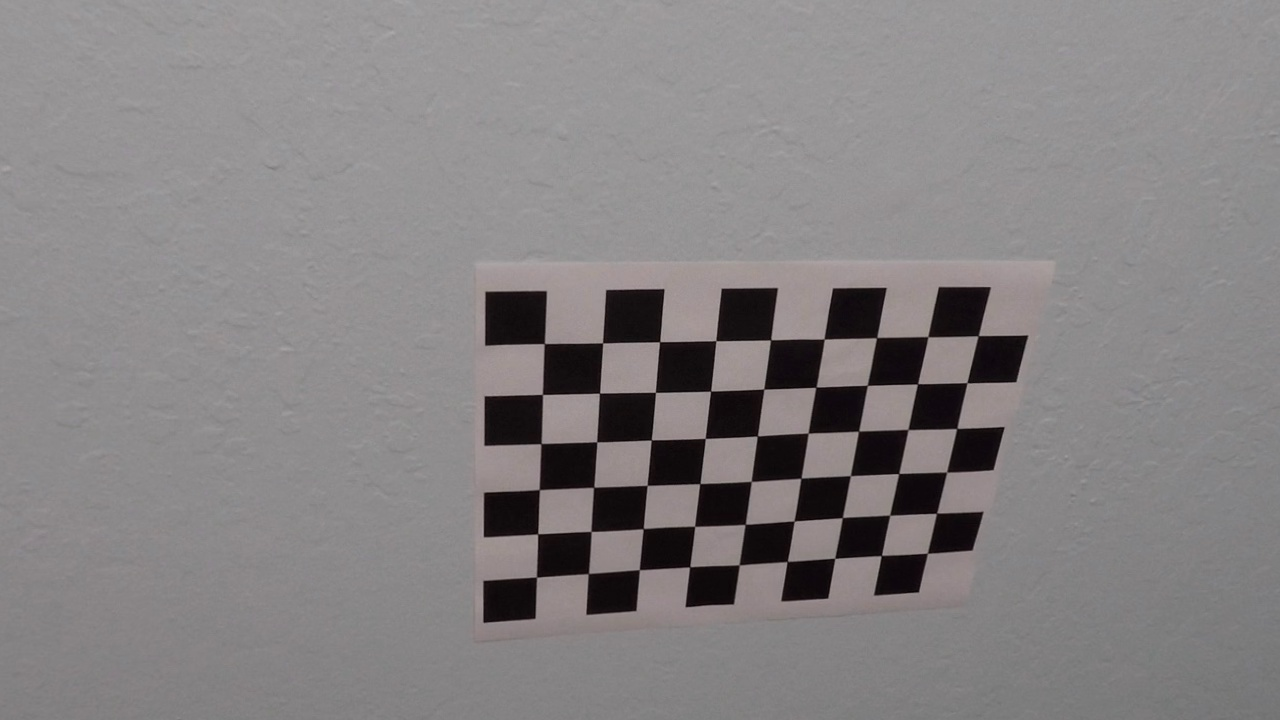
#> input picture camera_cal/undist/calibration10_dst.jpg, 1280 x 720 px, given in place of test1.jpg, which was not available
$ jupyter execute --allow-errors Advanced_Lane_Finding.ipynb   (shell and % lines are left out)   (older library calls are emulated)   (text cells are left out)
#> lines starting #> are read from the running program, lines starting #| are printed output that depends on the picture; after the words box and inside, x2 and y2 are one past the last pixel; in counts of white or black regions, pixels touching at a corner belong together; pictures that were not available may be replaced by others from this repository, and a replacement may not be noted
[cell 1]
import numpy as np
import cv2
import matplotlib.pyplot as plt
import matplotlib.image as mpimg
import glob
import pickle
from moviepy.editor import VideoFileClip

[cell 2]
# prepare object points
nx = 9 # enter the number of inside corners in x
ny = 6 # enter the number of inside corners in y

# Make a list of calibration images
# fname = 'camera_cal/calibration1.jpg'
# img = cv2.imread(fname)
# img = mpimg.imread(fname)
images = glob.glob('../camera_cal/calibration*.jpg')

# arrays to store object points and image points from all the images
imgpoints = [] # 2D points in image plane
objpoints = [] # 3D points in real world place

# prepare object points
objp = np.zeros((6*9,3),np.float32)
objp[:,:2] = np.mgrid[0:9,0:6].T.reshape(-1,2) # x,y coordinates

for fname in images:

    img = mpimg.imread(fname)

    # convert to grayscale
    gray = cv2.cvtColor(img,cv2.COLOR_RGB2GRAY)

    # find the chessboard corners
    ret, corners = cv2.findChessboardCorners(gray,(nx,ny),None)

    # if corners are found, add object points, image points
    if ret == True:
        imgpoints.append(corners)
        objpoints.append(objp)

        # draw and display the corners
        img = cv2.drawChessboardCorners(img,(nx,ny),corners, ret)

#> (the rest of this cell did not finish here and is left out)

[cell 3]
# apply undistortion on test image
for fname in images:
    img = mpimg.imread(fname)

    dst = cv2.undistort(img,mtx,dist,None,mtx)
    dst_name = '../camera_cal/undist/' + fname.split('.jpg')[0].split('/')[-1] + '_dst.jpg'
    cv2.imwrite(dst_name,dst)

# [5 lines of commented-out code are left out]

[cell 4]
# Save the camera calibration result for later use (we won't worry about rvecs / tvecs)
dist_pickle = {}
#> (the rest of this cell did not finish here and is left out)

[cell 5]
dist_pickle = pickle.load( open( "../camera_cal/cal_dist_pickle.p", "rb" ) )
#> (reads camera_cal/cal_dist_pickle.p from the repository)
mtx = dist_pickle["mtx"]
dist = dist_pickle["dist"]

[cell 6]
img = mpimg.imread('../test_images/test1.jpg')
#> img is the input picture: shape (720, 1280, 3); mean R, G, B 133.1, 129.7, 130.6
undist = cv2.undistort(img, mtx, dist, None, mtx)

f, (ax1, ax2) = plt.subplots(1, 2, figsize=(24, 9))
f.tight_layout()
ax1.imshow(img)
ax1.set_title('Original Image', fontsize=50)
ax2.imshow(undist)
ax2.set_title('Undistorted and Warped Image', fontsize=50)
plt.subplots_adjust(left=0., right=1, top=0.9, bottom=0.)


plt.savefig('../output_images/road_undist.png')

[cell 7]
def abs_sobel_thresh(img, orient='x', sobel_kernel=3, thresh=(0, 255)):
    # Convert to grayscale
    gray = cv2.cvtColor(img, cv2.COLOR_RGB2GRAY)
    # Apply x or y gradient with the OpenCV Sobel() function
    # and take the absolute value
    if orient == 'x':
        abs_sobel = np.absolute(cv2.Sobel(gray, cv2.CV_64F, 1, 0, ksize = sobel_kernel))
    if orient == 'y':
        abs_sobel = np.absolute(cv2.Sobel(gray, cv2.CV_64F, 0, 1, ksize = sobel_kernel))
    # Rescale back to 8 bit integer
    scaled_sobel = np.uint8(255*abs_sobel/np.max(abs_sobel))
    # Create a copy and apply the threshold
    grad_binary = np.zeros_like(scaled_sobel)
    # Here I'm using inclusive (>=, <=) thresholds, but exclusive is ok too
    grad_binary[(scaled_sobel >= thresh[0]) & (scaled_sobel <= thresh[1])] = 1
    return grad_binary

# [15 lines left out: function mag_thresh, not called in this run]

def dir_threshold(image, sobel_kernel=3, thresh=(0, np.pi/2)):
    # Grayscale
    gray = cv2.cvtColor(img, cv2.COLOR_RGB2GRAY)
    # Calculate the x and y gradients
    sobelx = cv2.Sobel(gray, cv2.CV_64F, 1, 0, ksize=sobel_kernel)
    sobely = cv2.Sobel(gray, cv2.CV_64F, 0, 1, ksize=sobel_kernel)
    # Take the absolute value of the gradient direction,
    # apply a threshold, and create a binary image result
    absgraddir = np.arctan2(np.absolute(sobely), np.absolute(sobelx))
    dir_binary =  np.zeros_like(absgraddir)
    dir_binary[(absgraddir >= thresh[0]) & (absgraddir <= thresh[1])] = 1
    return dir_binary

[cell 8]
# pipeline for thresholding
def pipeline(img):

    img = np.copy(img)

    # apply gradient threshold on the horizontal gradient
    sx_binary = abs_sobel_thresh(img, orient='x', sobel_kernel=3, thresh=(10, 200))

    # apply gradient direction threshold
    dir_binary = dir_threshold(img, sobel_kernel=15, thresh=(np.pi/6, np.pi/2))

    # combine gradient and direction thresholds.
    combined_condition = ((sx_binary == 1) & (dir_binary == 1))

    # R & G thresholds to detect yellow lanes
    color_threshold = 150
    R = img[:,:,0]
    G = img[:,:,1]
    r_g_condition = (R > color_threshold) & (G > color_threshold)

    # Convert to HSV color space
    hsv = cv2.cvtColor(img, cv2.COLOR_RGB2HLS).astype(np.float)
    l_channel = hsv[:,:,1]
    s_channel = hsv[:,:,2]

    # S channel thresholding
    s_thresh = (100, 255)
    s_condition = (s_channel > s_thresh[0]) & (s_channel <= s_thresh[1])

    # L channel thresholding to avoid pixels which have shadows
    l_thresh = (120, 255)
    l_condition = (l_channel > l_thresh[0]) & (l_channel <= l_thresh[1])


    # combine all the thresholds
    combined_binary = np.zeros_like(R)
    combined_binary[(r_g_condition & l_condition) & (s_condition | combined_condition)] = 1

    return combined_binary

[cell 9]
image = mpimg.imread('../test_images/test3.jpg')
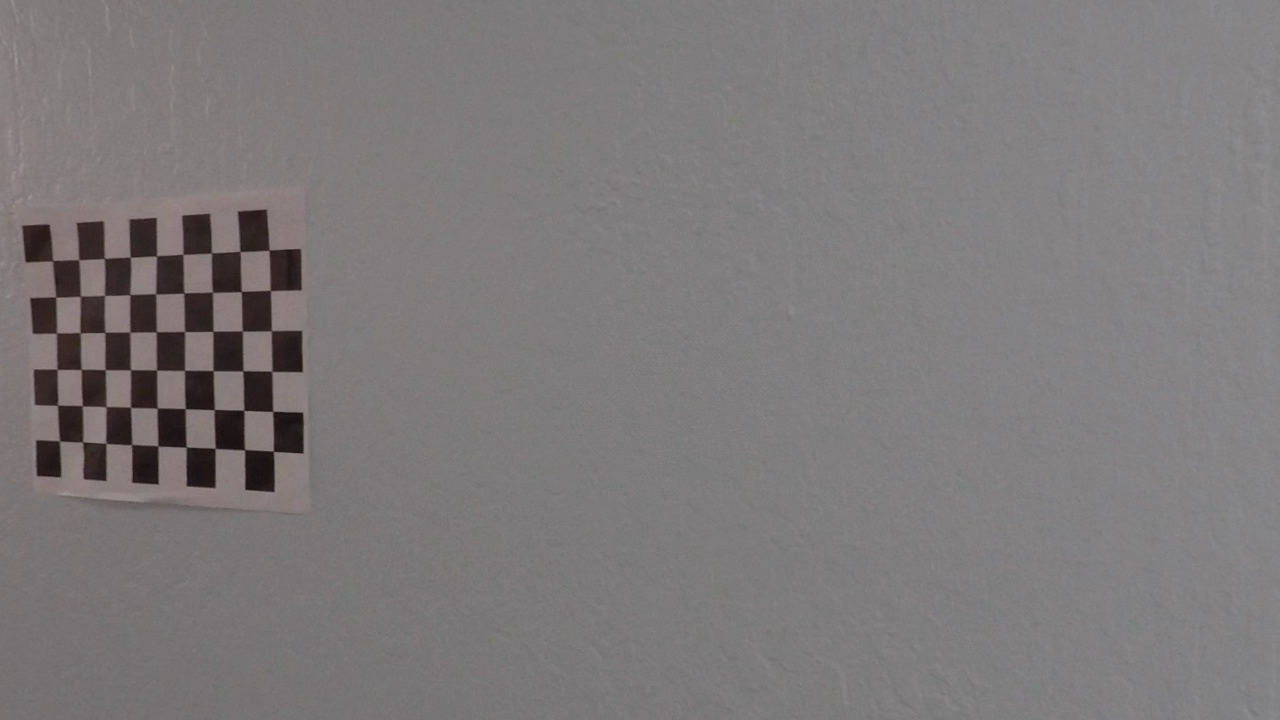
#> input picture camera_cal/undist/calibration11_dst.jpg, 1280 x 720 px, given in place of test3.jpg, which was not available
#> image is the input picture: shape (720, 1280, 3); mean R, G, B 124.5, 121.3, 122

undist = cv2.undistort(image, mtx, dist, None, mtx)

combined_binary = pipeline(undist)
#> in pipeline, `sx_binary = abs_sobel_thresh(img, orient='x', sobel_kernel=3, thresh=(..`:
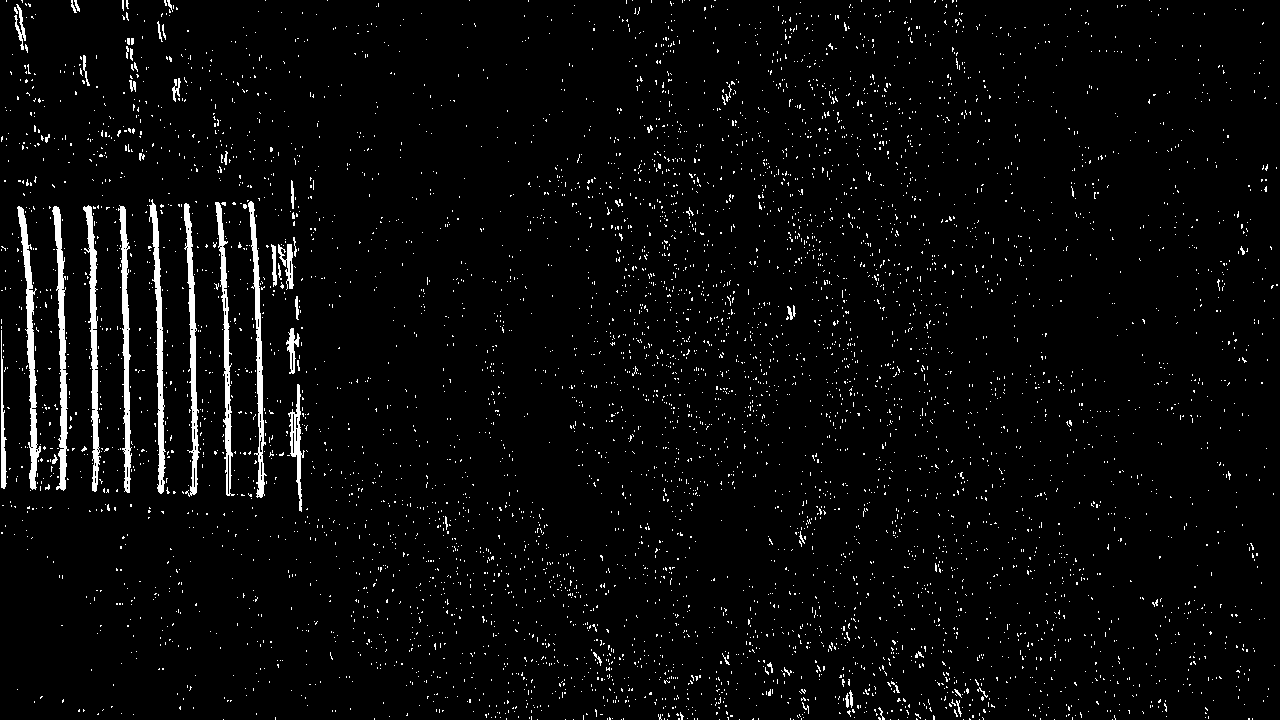
#> sx_binary: shape (720, 1280); values 0 (black) and 1 (white), 3.4% white; 5880 white regions (5823 under 20 px), largest, box (x1, y1, x2, y2) and area: (17, 206, 41, 490) 1796, (52, 206, 69, 491) 1780, (83, 205, 101, 492) 1694
#> in pipeline, `l_condition = (l_channel > l_thresh[0]) & (l_channel <= l_thresh[1])`:
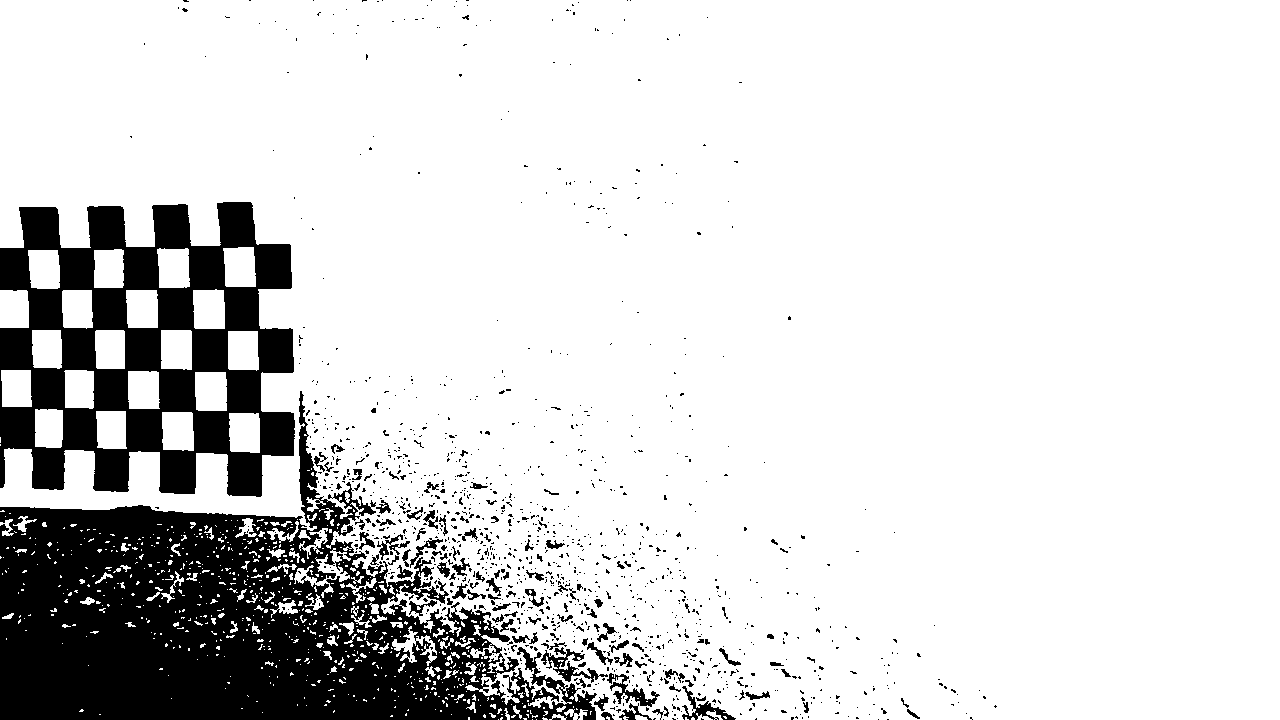
#> l_condition: shape (720, 1280) bool; 84.3% white; 1203 black regions (1087 under 20 px), largest, box (x1, y1, x2, y2) and area: (0, 391, 597, 720) 85875, (0, 202, 295, 497) 46230, (541, 647, 608, 683) 677

# Plot the result
f, (ax1, ax2) = plt.subplots(1, 2, figsize=(24, 9))
f.tight_layout()
ax1.imshow(image)
ax1.set_title('original image',fontsize=30)
ax2.imshow(combined_binary, cmap='gray')
ax2.set_title('Combined S and gradient thresholds', fontsize=30)
plt.subplots_adjust(left=0., right=1, top=0.9, bottom=0.)

plt.savefig('../output_images/combined_binary_example.png')

[cell 10]
# First use straight line to identify four source points
img = mpimg.imread('../test_images/test3.jpg')

# Use the OpenCV undistort() function to remove distortion
undist = cv2.undistort(img, mtx, dist, None, mtx)

# define four source points
src = np.float32([[255.0,686.2],      # bottom left
                  [575.0,469.4],      # top left
                  [711.8,469.4],      # top right
                  [1044.7,686.2]])     # bottom right

# define corresponding destination points
dst = np.float32([[330,720],
                  [330,0],
                  [950,0],
                  [950,720]])


img_size = (img.shape[1],img.shape[0])

# Given src and dst points, calculate the perspective transform matrix
M = cv2.getPerspectiveTransform(src, dst)

# Compute the inverse perspective transform:
Minv = cv2.getPerspectiveTransform(dst, src)

# Warp the image using OpenCV warpPerspective()
warped_image = cv2.warpPerspective(undist, M, img_size)
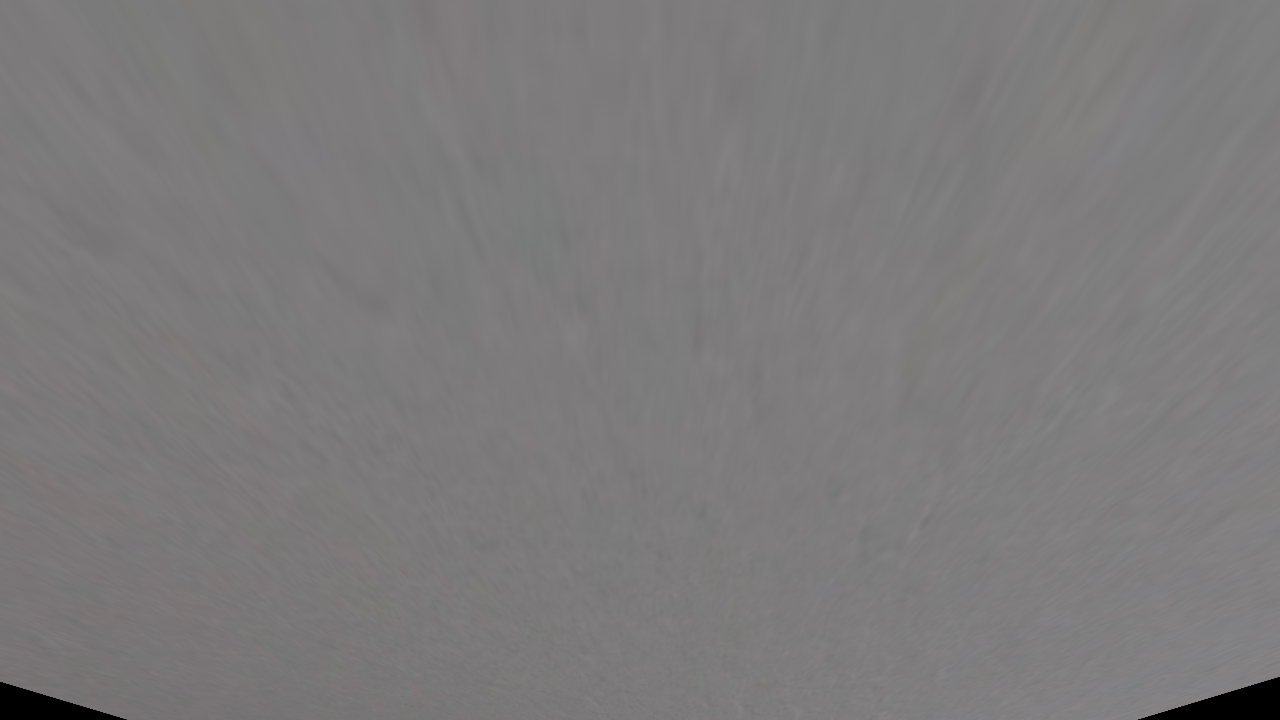
#> warped_image: shape (720, 1280, 3); mean R, G, B 124, 122.4, 123.1

f, (ax1, ax2) = plt.subplots(1,2,figsize=(24, 9))
f.tight_layout()
ax1.imshow(undist)
ax1.set_title('original image',fontsize=30)
ax2.imshow(warped_image, cmap='gray')
ax2.set_title('warped image', fontsize=30)
plt.subplots_adjust(left=0., right=1, top=0.9, bottom=0.)

plt.savefig('../output_images/warped_image.png')
#> (the rest of the program and of its run is left out)
